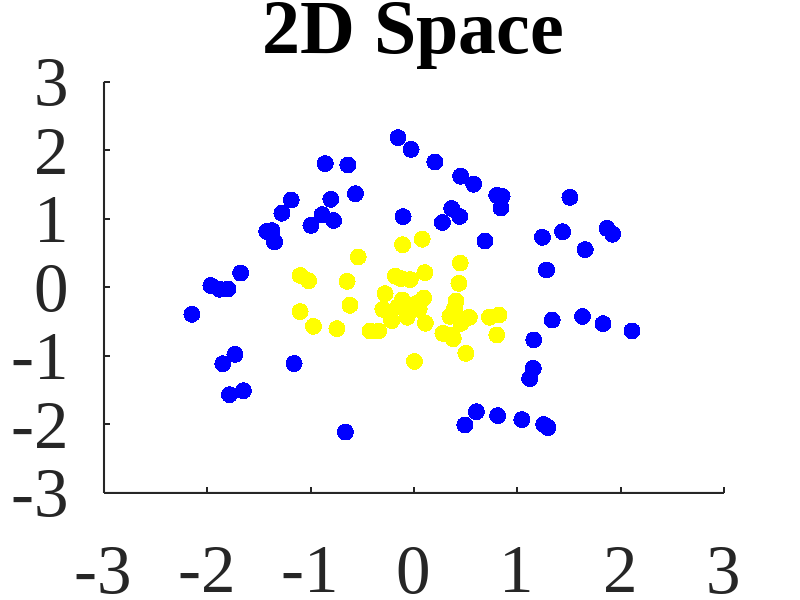

Here is the MATLAB script that generated this plot:
figure
load('trainData.txt')
X = trainData(:,1:2);
X  = zscore(X); % 数据标准化
Y = trainData(:,3);

class1 = X((Y(:,1)==1),:);
class2 = X((Y(:,1)==-1),:);
scatter(class1(:,1),class1(:,2),150,'y','filled');
hold on
scatter(class2(:,1),class2(:,2),150,'b','filled');
hold on
set(gca,'FontName','Times New Roman','FontSize',50,'LineWidth',1.5);
titlestr = strcat('2D Space');
title(titlestr);